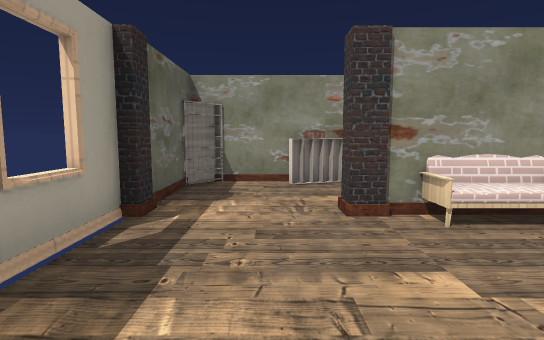
View 1 (above)

16 first-person views from a walk through a level from a Godot 3-D game. The camera is 1.3 m above the floor, tilts 6° down and sees 80° across. Doors that lead somewhere are drawn open, without their leaves. The floor is counted in squares, 1 m on a side. Each view is taken from the middle of a square. On the plan, view 1 faces up. The plan holds only what a view shows up to about 14 squares ahead; the rest is blank. Some surface patterns are stand-ins.

View 2
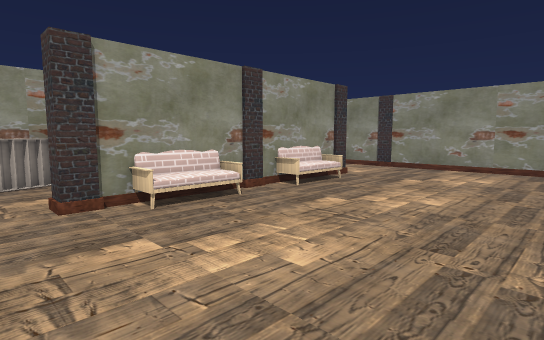

View 3
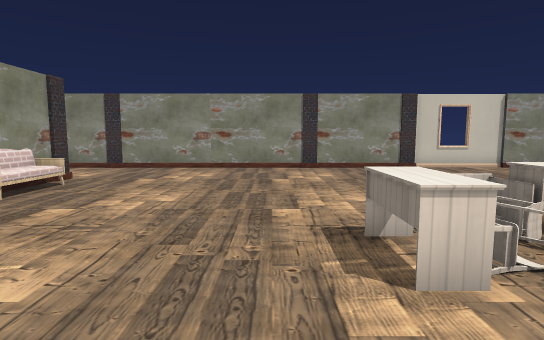

View 4
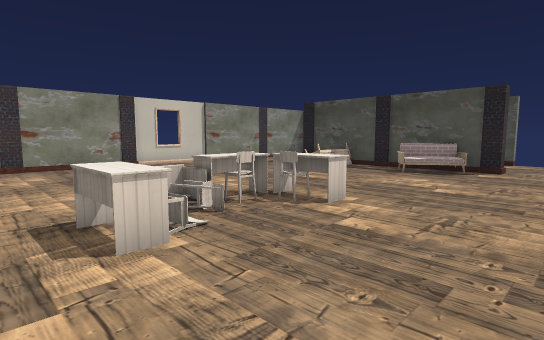

View 5
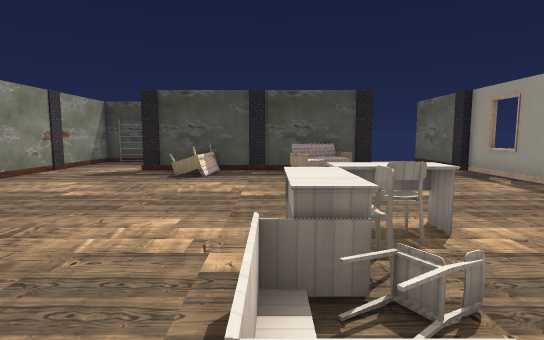

View 6
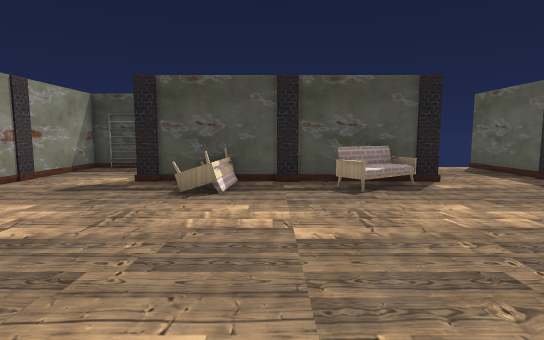

View 7
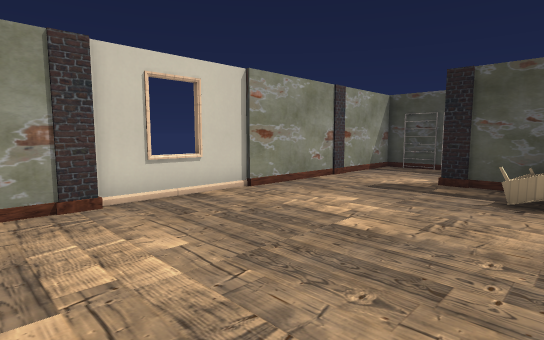

View 8
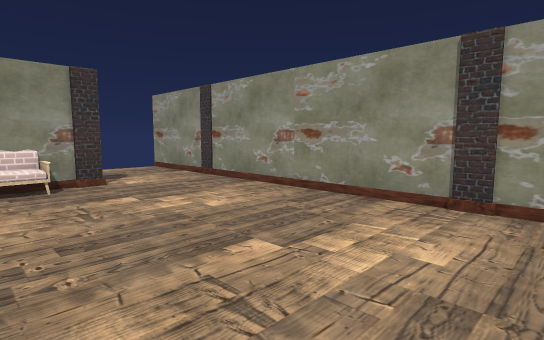

View 9
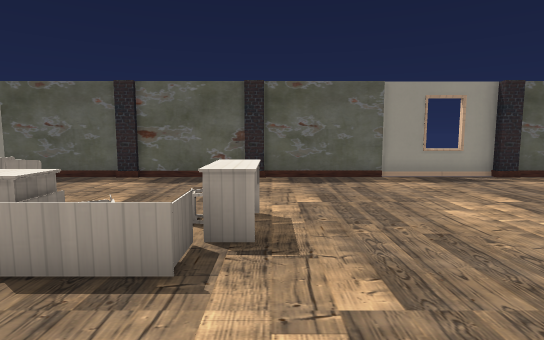

View 10
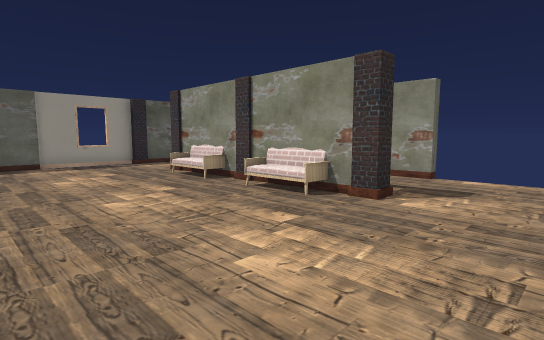

View 11
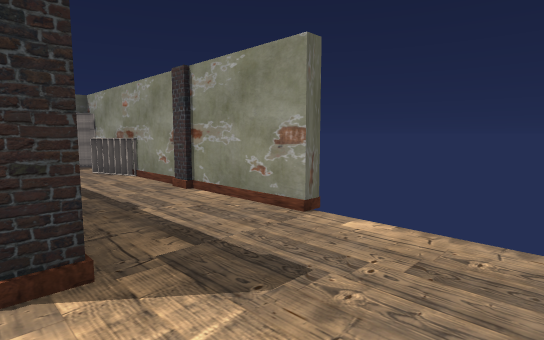

View 12
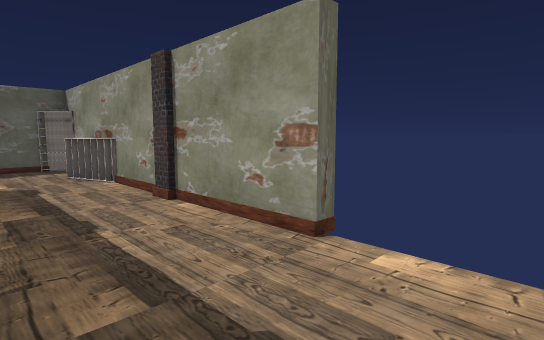

View 13
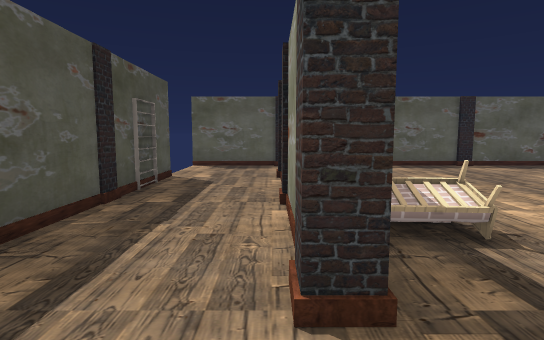

View 14
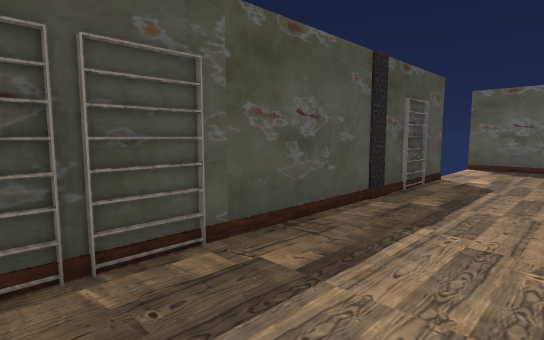

View 15
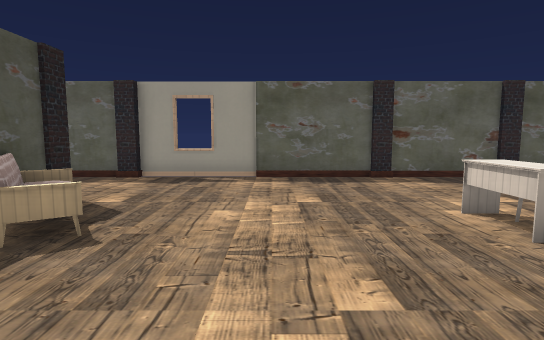

View 16
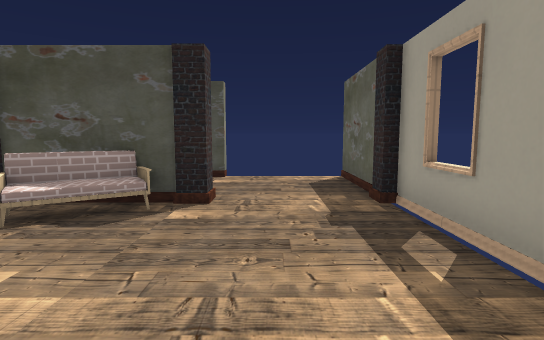

### Floor plan
Points are (right, up) in squares from view 1. A wall is a line through its corners. A room is listed if a view was taken in it or the views show most of it. See-through windows are left out.
Room 1 (views 1, 2, 3, 4, 5, 6, 7, 8, 9, 10, 11, 12, 13, 14, 15, 16)
walls: (13.3, -6.4) (13.3, 9.5); (1.8, -14.3) (9.2, -14.3); (9.4, 5.3) (1.9, 5.3); (-2.3, 4.5) (-2.3, -13.5); (-2.3, -14.9) (-2.3, -18.5); (4.5, -18.3) (9.6, -18.3); (1.5, -18.3) (2.6, -18.3); (5, 9.3) (2.5, 9.3); (9.5, 9.3) (6.5, 9.3); (12.4, -18.3) (13.3, -18.3) (13.3, -7.4); (0.6, 9.3) (-1.5, 9.3); (-2.3, 8.2) (-2.3, 5.9)
ways out: open door at (-0.5, -18.5); open door at (11.5, 9.5)
objects: pillar (-3, -14) to (-2, -14); pillar (-3, 5); pillar (-2, -7); pillar (-2, -3); shelf (-2, 9); pillar (1, -15) to (1, -14); pillar (1, 5) to (1, 6); shelf (1, 9) to (2, 9); shelf (3, -18) to (4, -18); desk (3, -7) to (4, -7); chair (3, -6) to (4, -5); desk (3, -3) to (4, -2); sofa (3, 5) to (4, 5); sofa (4, -13); desk (5, -6) to (5, -5); desk (5, -4) to (5, -3); pillar (6, -15); pillar (6, 5); pillar (6, 9); sofa (7, -14); sofa (7, 5) to (8, 5); shelf (10, -18) to (11, -18); pillar (10, -15) to (10, -14); pillar (10, 5) to (10, 6); shelf (12, -18); pillar (14, -15); pillar (14, -7); pillar (14, -3); pillar (14, 5)

Where each view was taken, in squares from view 1:
view 1: 0 up, 0 right, facing up
view 2: 1 down, 0 right, facing up-right
view 3: 1 down, 0 right, facing right
view 4: 1 down, 1 left, facing down-right
view 5: 2 down, 5 right, facing down
view 6: 5 down, 6 right, facing down
view 7: 5 down, 7 right, facing down-right
view 8: 4 down, 7 right, facing up-right
view 9: 2 down, 8 right, facing left
view 10: 1 down, 13 right, facing up-left
view 11: 5 up, 13 right, facing up-left
view 12: 6 up, 12 right, facing up-left
view 13: 15 down, 12 right, facing left
view 14: 15 down, 12 right, facing down-left
view 15: 10 down, 8 right, facing left
view 16: 8 down, 0 right, facing down
